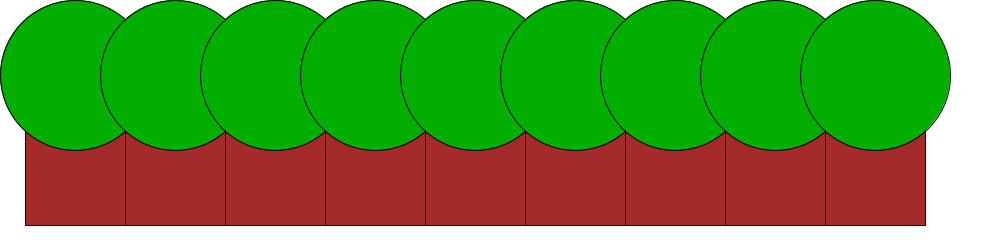
Frame 1 (no input)
Frame 60 (the mouse pressed at the canvas centre just before this capture): identical to frame 1, image omitted
Frame 120 (the mouse held since frame 60 and released just before this capture): identical to frame 1, image omitted

The Processing sketch that drew this single still picture (run headless with seeded random() and noise(); from frame 60 on, the mouse is pressed at the canvas centre):

// Processing sketch: H09_Opd10
// ── H09_Opd10.pde
void setup(){
size(1000,250);
}

void draw(){
background(255,255,255);
// 1 = Xwaarde 2= Ywaarde 3 = Hoe veel bomen je wilt
boom(75,175,9);
}


void boom(int x, int y, int z){
   //bos for loopje
  for(int i = 0; i < z; i++){  
    rectMode(CENTER);
    fill(165,42,42);
    rect(x,y,100,100);
    fill(0,175,0);
    ellipse(x,y - 100,150,150);
     x += 100;
 }
 
  
}
